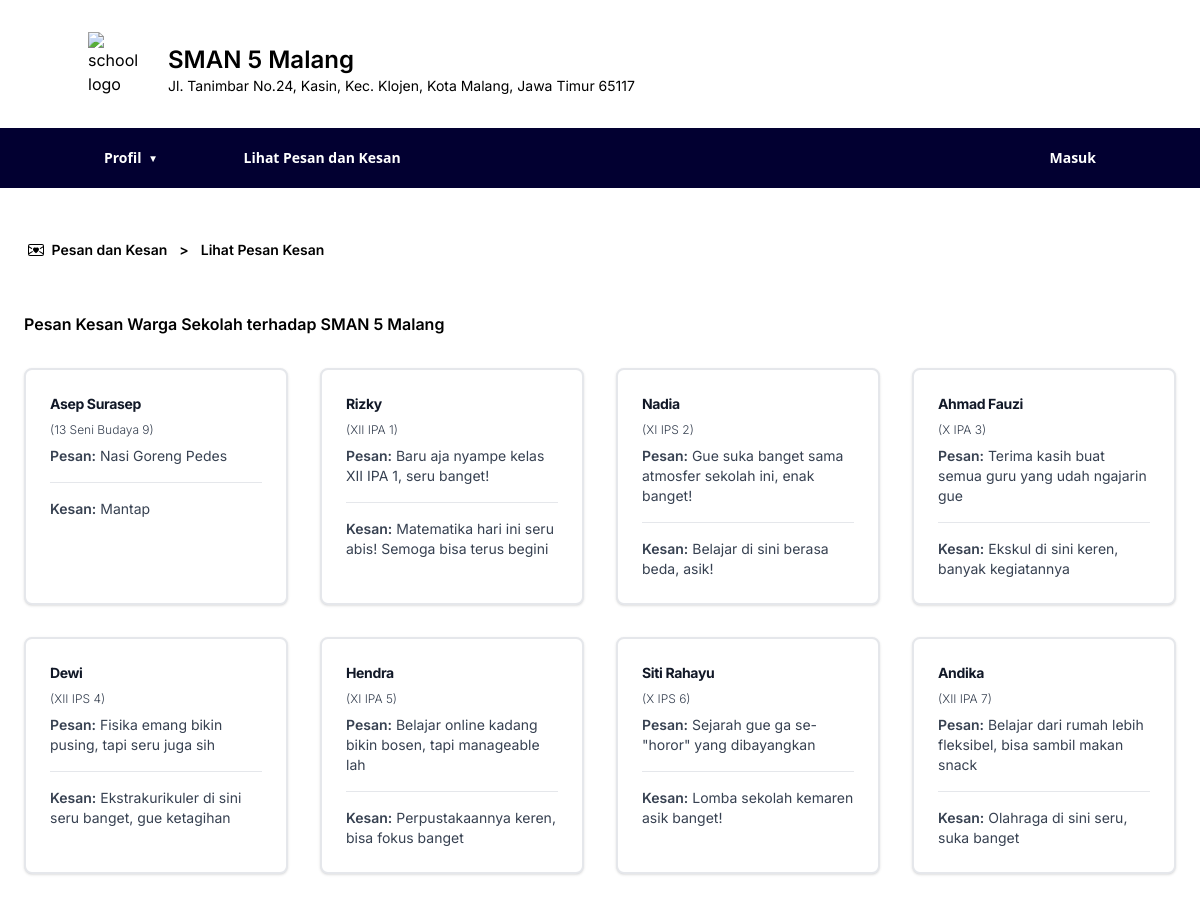
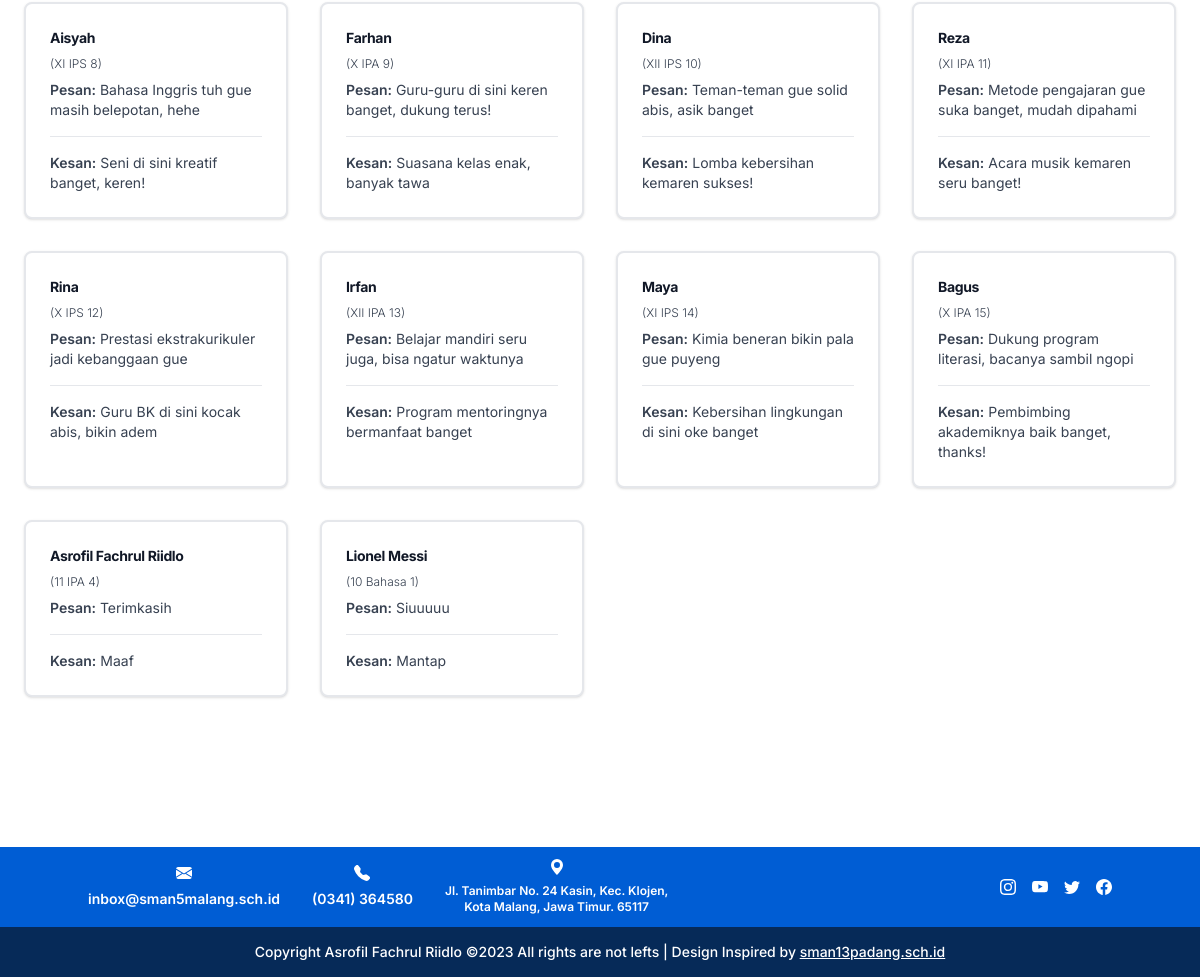
The app's page /pesan-kesan.php with its own data (2 pictures, top to bottom).
### tables this page shows
CREATE TABLE `msgs_n_impressions` (
  `id` int NOT NULL AUTO_INCREMENT,
  `class` text NOT NULL,
  `message` text NOT NULL,
  `impression` text NOT NULL,
  `name` text NOT NULL,
  PRIMARY KEY (`id`)
);

### scripts/utils.php (called while the page is built, shortened)
<?php
function getBaseURL()
{
    return (isset($_SERVER['HTTPS']) && $_SERVER['HTTPS'] === 'on' ? "https://" : "http://") . $_SERVER['HTTP_HOST'] . "/sman-5-malang/";
}
?>

### pesan-kesan.php (the view, shortened to what this page needs)
<?php
include("./components/navbar.php");
include("./components/footer.php");
include("./config/db.php");
try {
  $stmt = $conn->prepare("SELECT name, class, message, impression FROM msgs_n_impressions");
  $stmt->execute();
  $data = array();
  $stmt->bind_result($name, $class, $message, $impression);
  while ($stmt->fetch()) {
    $data[] = array(
      "name" => $name,
      "class" => $class,
      "message" => $message,
      "impression" => $impression
    );
  }
} catch (Exception $e) {
  echo "<p> Error retrieving data: " . $e->getMessage() . "</p>";
} finally {
  $stmt->free_result();
  $stmt->close();
  $conn->close();
}
?>
<!DOCTYPE html>
<html lang="en">
<head>
  <script src="https://cdn.tailwindcss.com"></script>
</head>
<body>
  <?php
  show_navbar();
  ?>
  <main class="pb-[150px]">
    <div class="mt-12 w-full max-w-6xl px-4 lg:px-0 mx-auto">
      <div class="mt-12 p-1 flex items-end gap-3 text-sm font-semibold">
        <div class="flex items-center gap-1"> <span>&nbsp;Pesan dan Kesan</span></div> <span>></span> <span>Lihat Pesan Kesan</span>
      </div>
      <div class="mt-12">
        <h4 class="font-semibold">Pesan Kesan Warga Sekolah terhadap SMAN 5 Malang</h4>
        <div class="grid grid-cols-1 md:grid-cols-3 lg:grid-cols-4 mt-8 gap-8">
          <?php
          foreach ($data as $row) {
            echo '
            <div
              class="block max-w-sm p-6 bg-white border-gray-200 rounded-lg transition-all shadow border-2 hover:border-blue-500 hover:-translate-x-2 hover:-translate-y-2 text-sm">
              <h5 class="mb-2 font-bold tracking-tight text-gray-900">
              ' . $row["name"] . '
              </h5>
              <p class="font-light text-xs text-gray-700">
              (' . $row["class"] . ')
              </p>
              <p class="font-normal mt-2 text-gray-700"><span class="font-semibold">Pesan:</span>
              ' . $row["message"] . '
              </p>
              <div class="my-4" ><hr></div>
              <p class="font-normal text-gray-700"><span class="font-semibold">Kesan:</span>
              ' . $row["impression"] . '
              </p>
            </div>
            ';
          }
          ?>
        </div>
      </div>
    </div>
  </main>
  <?php
  show_footer();
  ?>
</body>
</html>

### components/navbar.php (shortened to what this page needs)
<?php
function show_navbar()
{
  require_once(__DIR__.'/../scripts/utils.php');
  $baseURL = getBaseURL();
  $navbar_tag = '
    <header>
        <div class="w-full px-4 lg:px-0 md:max-w-5xl mx-auto my-8">
            <div class="flex justify-start items-end gap-4">
                <img class="w-16 h-auto" src="https://sman5malang.sch.id/wp-content/uploads/2021/09/logo-1.jpg" alt="school logo">
                <div>
                    <p class="font-semibold text-2xl">SMAN 5 Malang</p>
                    <p class="text-sm">Jl. Tanimbar No.24, Kasin, Kec. Klojen, Kota Malang, Jawa Timur 65117</p>
                </div>
            </div>
        </div>
        <nav>
            <div class="w-full bg-[#020031]">
                <ul class="flex w-full md:max-w-5xl min-h-[60px] flex-wrap justify-between items-center mx-auto">
                    <div class="left h-[60px] flex gap-14">
                        <li>
                            <a class="text-white nav-links nav-links-start has-caret-down text-sm font-sans font-semibold"
                                '.$baseURL.'#">Profil</a>
                            <div class="dropdown-menu">
                                <ul>
                                    <li><a class="font-sans font-semibold" href="'.$baseURL.'index.php">Sambutan Kepala Sekolah</a></li>
                                    <li><a class="font-sans font-semibold" href="'.$baseURL.'sejarah.php">Sejarah Sekolah</a></li>
                                    <li><a class="font-sans font-semibold" href="'.$baseURL.'fasilitas.php">Fasilitas Sekolah</a></li>
                                    <li><a class="font-sans font-semibold" href="'.$baseURL.'alamat.php">Alamat Sekolah</a></li>
                                </ul>
                            </div>
                        </li>';
  if (isset($_SESSION["username"])) {
    $username = $_SESSION["username"];
    if ($username == "admin") {
      $navbar_tag .= '
                        <li><a class="text-white nav-links has-caret-down text-sm font-sans font-semibold" href="#">Input Data</a>
                            <div class="dropdown-menu">
                                <ul>
                                    <li><a class="font-sans font-semibold" href="'.$baseURL.'input-data-siswa.php">Siswa</a></li>
                                    <li><a class="font-sans font-semibold" href="'.$baseURL.'input-data-staff.php">Guru/Staff</a></li>
                                </ul>
                            </div>
                        </li>';
    }
    $navbar_tag .= '
                        <li><a class="text-white nav-links has-caret-down text-sm font-sans font-semibold" href="#">Tabel Data</a>
                            <div class="dropdown-menu">
                                <ul>
                                    <li><a class="font-sans font-semibold" href="'.$baseURL.'tabel-siswa.php">Siswa</a></li>
                                    <li><a class="font-sans font-semibold" href="'.$baseURL.'tabel-staff.php">Guru/Staff</a></li>
                                </ul>
                            </div>
                        </li>
                        <li><a class="text-white nav-links has-caret-down text-sm font-sans font-semibold" href="#">Pesan dan
                                Kesan</a>
                            <div class="dropdown-menu">
                                <ul>
                                    <li><a class="font-sans font-semibold" href="'.$baseURL.'input-pesan-kesan.php">Buat Pesan dan Kesan</a></li>
                                    <li><a class="font-sans font-semibold" href="'.$baseURL.'pesan-kesan.php">Lihat Pesan dan Kesan</a></li>
                                </ul>
                            </div>
                        </li>';
  } else {
    $navbar_tag .= '
                        <li><a class="text-white nav-links text-sm font-sans font-semibold" href="'.$baseURL.'pesan-kesan.php">Lihat Pesan dan Kesan</a>
                        </li>';
  }
  $navbar_tag .= '
                    </div>
                    <div class="right h-[60px] flex justify-end">';
  if (isset($_SESSION["fullname"])) {
    $fullname = $_SESSION["fullname"];
    $navbar_tag .= '
                        <li class="max-w-[220px]" ><a class="text-white nav-links nav-links-end has-caret-down text-sm font-sans font-semibold text-ellipsis" href="#">
                        ' . $fullname . '
                    </a>
                    <div class="dropdown-menu">
                        <ul>
                            <li><a class="font-sans font-semibold" href="'.$baseURL.'scripts/logout.php">Keluar</a></li>
                        </ul>
                    </div>
                </li>';
  } else {
    $navbar_tag .= '
                        <li class="max-w-[220px]" ><a class="text-white nav-links nav-links-end text-sm font-sans font-semibold text-ellipsis" href="'.$baseURL.'login.php">
                        Masuk
                    </a>';
  }
  $navbar_tag .= '
                    </div>
                </ul>
            </div>
        </nav>
    </header>';
  echo $navbar_tag;
}
?>

### components/footer.php (shortened to what this page needs)
<?php
function show_footer()
{
  $footer_tag = '
    <footer>
    <div class="bg-[#005DD4] w-full text-white">
      <div class="w-full px-4 lg:px-0 md:max-w-5xl mx-auto">
        <div class="flex flex-wrap justify-between items-center min-h-[80px]">
          <div class="left flex gap-8">
            <div class="flex flex-col justify-center items-center gap-2">
              <a class="text-sm font-semibold" href="mailto:inbox@sman5malang.sch.id">inbox@sman5malang.sch.id</a>
            </div>
            <div class="flex flex-col justify-center items-center gap-2">
              <a class="text-sm font-semibold" href="tel:+62341364580">(0341) 364580</a>
            </div>
            <div class="flex flex-col justify-center items-center gap-2">
              <svg xmlns="http://www.w3.org/2000/svg" width="16" height="16" fill="currentColor"
                class="bi bi-geo-alt-fill" viewBox="0 0 16 16">
                <path d="M8 16s6-5.686 6-10A6 6 0 0 0 2 6c0 4.314 6 10 6 10m0-7a3 3 0 1 1 0-6 3 3 0 0 1 0 6" />
              </svg>
              <a class="text-xs font-semibold text-center"
                href="https://maps.google.com/maps?ll=-7.988962,112.626026&z=18&t=m&hl=en-GB&gl=US&mapclient=apiv3&cid=3109803147543383935"
                target="_blank">Jl. Tanimbar No. 24 Kasin, Kec. Klojen, <br> Kota Malang, Jawa Timur. 65117</a>
            </div>
          </div>
          <div class="right">
            <ul class="flex justify-end gap-4">
              <li><a target="_blank" href="https://www.instagram.com/sman5malang/"><svg
                    xmlns="http://www.w3.org/2000/svg" width="16" height="16" fill="currentColor"
                    class="bi bi-instagram" viewBox="0 0 16 16">
                  </svg></a></li>
              <li><a target="_blank" href="https://www.youtube.com/@sman5malangofficial"><svg
                    xmlns="http://www.w3.org/2000/svg" width="16" height="16" fill="currentColor" class="bi bi-youtube"
                    viewBox="0 0 16 16">
                  </svg></a></li>
              <li><a target="_blank" href="https://twitter.com/dhamysoga"><svg xmlns="http://www.w3.org/2000/svg"
                    width="16" height="16" fill="currentColor" class="bi bi-twitter" viewBox="0 0 16 16">
                  </svg></a></li>
              <li><a target="_blank" href="https://asrofilfachrulr.github.io/tugas-pemogramanweb-week4/#"><svg
                    xmlns="http://www.w3.org/2000/svg" width="16" height="16" fill="currentColor" class="bi bi-facebook"
                    viewBox="0 0 16 16">
                  </svg></a></li>
            </ul>
          </div>
        </div>
      </div>
    </div>
    <div class="w-full bg-[#062A58] text-white">
      <div class="mx-auto px-4 lg:px-0 w-full lg:max-w-5xl min-h-[50px] flex justify-center items-center">
        <p class="font-medium text-sm">Copyright Asrofil Fachrul Riidlo ©2023 All rights are not lefts | Design Inspired
          by <a class="underline" href="https://sman13padang.sch.id/" target="_blank">sman13padang.sch.id</a></p>
      </div>
    </div>
  </footer>';
  echo $footer_tag;
}
?>

### pesan-kesan.php (style rules this page uses)
body { font-family: Inter, sans-serif; }

### components/navbar.php (style rules this page uses)
body { font-family: Inter, sans-serif; }
.has-caret-down { position: relative; margin-inline-end: 14px; }
.has-caret-down::after { content: "▾"; position: absolute; font-size: 0.65rem; color: white; top: 50%; right: -14px; transform: translateY(-50%); }
li:has(.nav-links) { position: relative; height: 100%; display: flex; align-items: center; padding-inline: 1rem; cursor: pointer; transition: all 200ms ease-in-out; }

### records on screen
msgs_n_impressions: name "Asep Surasep", class "13 Seni Budaya 9", message "Nasi Goreng Pedes", impression "Mantap"
msgs_n_impressions: name "Rizky", class "XII IPA 1", message "Baru aja nyampe kelas XII IPA 1, seru banget!", impression "Matematika hari ini seru abis! Semoga bisa terus begini"
msgs_n_impressions: name "Nadia", class "XI IPS 2", message "Gue suka banget sama atmosfer sekolah ini, enak banget!", impression "Belajar di sini berasa beda, asik!"
msgs_n_impressions: name "Ahmad Fauzi", class "X IPA 3", message "Terima kasih buat semua guru yang udah ngajarin gue", impression "Ekskul di sini keren, banyak kegiatannya"
msgs_n_impressions: name "Dewi", class "XII IPS 4", message "Fisika emang bikin pusing, tapi seru juga sih", impression "Ekstrakurikuler di sini seru banget, gue ketagihan"
msgs_n_impressions: name "Hendra", class "XI IPA 5", message "Belajar online kadang bikin bosen, tapi manageable lah", impression "Perpustakaannya keren, bisa fokus banget"
msgs_n_impressions: name "Siti Rahayu", class "X IPS 6", message "Sejarah gue ga se-\"horor\" yang dibayangkan", impression "Lomba sekolah kemaren asik banget!"
msgs_n_impressions: name "Andika", class "XII IPA 7", message "Belajar dari rumah lebih fleksibel, bisa sambil makan snack", impression "Olahraga di sini seru, suka banget"
msgs_n_impressions: name "Aisyah", class "XI IPS 8", message "Bahasa Inggris tuh gue masih belepotan, hehe", impression "Seni di sini kreatif banget, keren!"
msgs_n_impressions: name "Farhan", class "X IPA 9", message "Guru-guru di sini keren banget, dukung terus!", impression "Suasana kelas enak, banyak tawa"
msgs_n_impressions: name "Dina", class "XII IPS 10", message "Teman-teman gue solid abis, asik banget", impression "Lomba kebersihan kemaren sukses!"
msgs_n_impressions: name "Reza", class "XI IPA 11", message "Metode pengajaran gue suka banget, mudah dipahami", impression "Acara musik kemaren seru banget!"
msgs_n_impressions: name "Rina", class "X IPS 12", message "Prestasi ekstrakurikuler jadi kebanggaan gue", impression "Guru BK di sini kocak abis, bikin adem"
msgs_n_impressions: name "Irfan", class "XII IPA 13", message "Belajar mandiri seru juga, bisa ngatur waktunya", impression "Program mentoringnya bermanfaat banget"
msgs_n_impressions: name "Maya", class "XI IPS 14", message "Kimia beneran bikin pala gue puyeng", impression "Kebersihan lingkungan di sini oke banget"
msgs_n_impressions: name "Bagus", class "X IPA 15", message "Dukung program literasi, bacanya sambil ngopi", impression "Pembimbing akademiknya baik banget, thanks!"
msgs_n_impressions: name "Asrofil Fachrul Riidlo", class "11 IPA 4", message "Terimkasih", impression "Maaf"
msgs_n_impressions: name "Lionel Messi", class "10 Bahasa 1", message "Siuuuuu", impression "Mantap"
